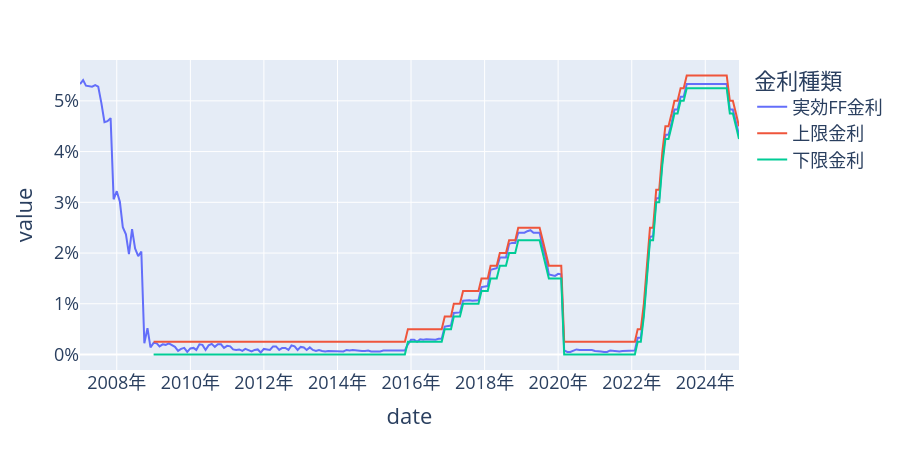

Source (notebook cell):
### Code cell
ff_fig = px.line(ffrate, x="date", y="value", color="金利種類")
ff_fig.update_layout(width=900, height=450, font={"size": 18},
    xaxis = {"ticksuffix": "年"},
    yaxis = {"ticksuffix": "%"},
)
ff_fig.show()

### Figure 1 — Plotly figure (JSON) as saved in the notebook; plotly's stock layout.template omitted (floating-point values rounded to 4 significant figures; data arrays with more than 128 entries replaced by an {"elided": "..."} marker saying what was removed)
{"data": [{"hovertemplate": "金利種類=実効FF金利<br>date=%{x}<br>value=%{y}<extra></extra>", "legendgroup": "実効FF金利", "line": {"color": "#636efa", "dash": "solid"}, "marker": {"symbol": "circle"}, "mode": "lines", "name": "実効FF金利", "orientation": "v", "showlegend": true, "type": "scatter", "x": {"elided": "216 str values"}, "xaxis": "x", "y": {"elided": "216 float values"}, "yaxis": "y"}, {"hovertemplate": "金利種類=上限金利<br>date=%{x}<br>value=%{y}<extra></extra>", "legendgroup": "上限金利", "line": {"color": "#EF553B", "dash": "solid"}, "marker": {"symbol": "circle"}, "mode": "lines", "name": "上限金利", "orientation": "v", "showlegend": true, "type": "scatter", "x": {"elided": "193 str values"}, "xaxis": "x", "y": {"elided": "193 float values"}, "yaxis": "y"}, {"hovertemplate": "金利種類=下限金利<br>date=%{x}<br>value=%{y}<extra></extra>", "legendgroup": "下限金利", "line": {"color": "#00cc96", "dash": "solid"}, "marker": {"symbol": "circle"}, "mode": "lines", "name": "下限金利", "orientation": "v", "showlegend": true, "type": "scatter", "x": {"elided": "193 str values"}, "xaxis": "x", "y": {"elided": "193 float values"}, "yaxis": "y"}], "layout": {"font": {"size": 18}, "height": 450, "legend": {"title": {"text": "金利種類"}, "tracegroupgap": 0}, "margin": {"t": 60}, "width": 900, "xaxis": {"anchor": "y", "domain": [0, 1], "ticksuffix": "年", "title": {"text": "date"}}, "yaxis": {"anchor": "x", "domain": [0, 1], "ticksuffix": "%", "title": {"text": "value"}}}}
